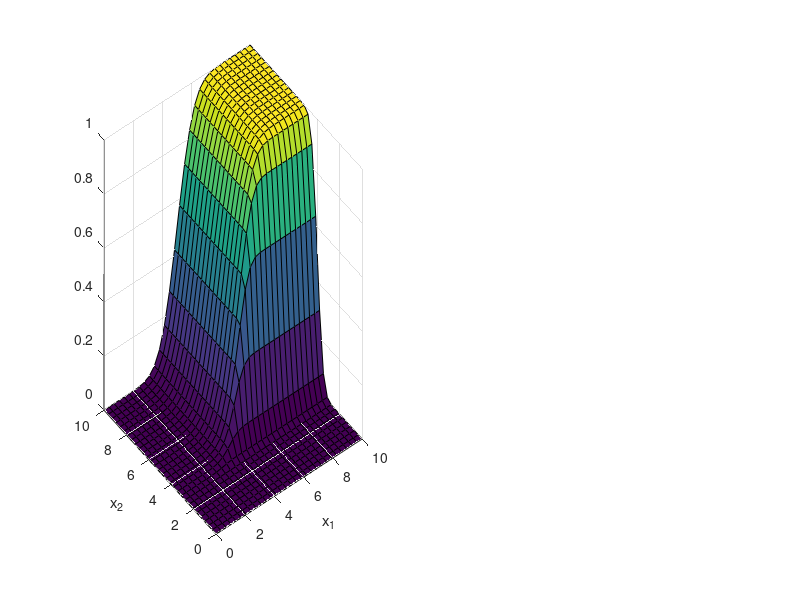

MATLAB code to generate this figure: (Note: this script raises an error after producing the figure.)
% Bivariate_Norm_Exact
% compute a bivariate normal cdf and compare it to the results got from the
% copula version when correlation is present 
% 07/05/13
%% Normal cdf function
clear all 
close all
clc

mu = [5 4]; 
num = 30
sig11 = 0.9
sig22 = 0.4
rho = 0.9
x1 = linspace(0,10,num)
x2 = linspace(0,10,num)
SIGMA = [sig11^2 rho*sig11*sig22; rho*sig22*sig11 sig22^2];
[X1,X2] = meshgrid(x1,x2);
X = [X1(:) X2(:)];
p = mvncdf(X,mu,SIGMA);
subplot(1,2,1)
surf(X1,X2,reshape(p,num,num));
xlabel('x_1')
ylabel('x_2')


%% Copula function
n1 = normpdf(X1,mu(1),sig11);
n2 = normpdf(X2,mu(2),sig22);
c1 = normcdf(X1,mu(1),sig11);
c2 = normcdf(X2,mu(2),sig22);

f = copulacdf('Gaussian',[c1(:),c2(:)],rho)
mvd = reshape(f,num,num)
subplot(1,2,2);
surf(x1,x2,mvd);
xlabel('x_1')
ylabel('x_2')
